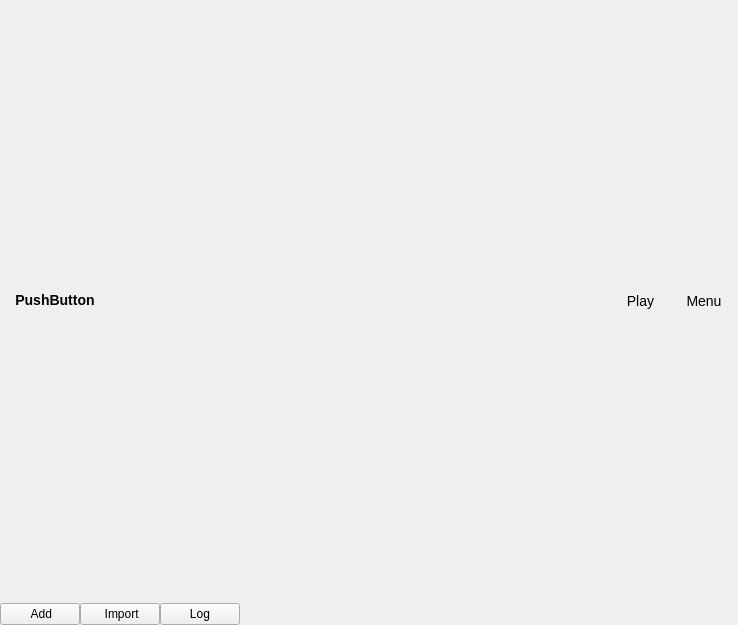
<?xml version="1.0" encoding="UTF-8"?>
<ui version="4.0">
 <class>mockBoard</class>
 <widget class="QWidget" name="mockBoard">
  <property name="geometry">
   <rect>
    <x>0</x>
    <y>0</y>
    <width>738</width>
    <height>625</height>
   </rect>
  </property>
  <property name="windowTitle">
   <string>Form</string>
  </property>
  <property name="styleSheet">
   <string notr="true"/>
  </property>
  <layout class="QVBoxLayout" name="verticalLayout_4" stretch="0,1,0">
   <property name="spacing">
    <number>0</number>
   </property>
   <property name="leftMargin">
    <number>0</number>
   </property>
   <property name="topMargin">
    <number>0</number>
   </property>
   <property name="rightMargin">
    <number>0</number>
   </property>
   <property name="bottomMargin">
    <number>0</number>
   </property>
   <item>
    <layout class="QVBoxLayout" name="mock_tool_bar_container">
     <property name="spacing">
      <number>0</number>
     </property>
     <item>
      <widget class="QFrame" name="mockActions">
       <property name="styleSheet">
        <string notr="true">#mockActions {padding: 0px;}</string>
       </property>
       <property name="frameShape">
        <enum>QFrame::Panel</enum>
       </property>
       <property name="frameShadow">
        <enum>QFrame::Raised</enum>
       </property>
       <property name="lineWidth">
        <number>0</number>
       </property>
       <layout class="QHBoxLayout" name="horizontalLayout_2">
        <property name="spacing">
         <number>1</number>
        </property>
        <property name="leftMargin">
         <number>10</number>
        </property>
        <property name="topMargin">
         <number>0</number>
        </property>
        <property name="rightMargin">
         <number>0</number>
        </property>
        <property name="bottomMargin">
         <number>2</number>
        </property>
        <item>
         <layout class="QHBoxLayout" name="mock_server_menu"/>
        </item>
        <item>
         <widget class="QPushButton" name="mock_server_selected_btn">
          <property name="toolTip">
           <string>Selected Mock Server</string>
          </property>
          <property name="toolTipDuration">
           <number>0</number>
          </property>
          <property name="layoutDirection">
           <enum>Qt::RightToLeft</enum>
          </property>
          <property name="styleSheet">
           <string notr="true">#mock_server_selected_btn{
    border: none;
    font-weight: bold;
    font-size: 14px;
}

#mock_server_selected_btn:hover{
    background: transparent;
    color: #ffffff;
}
</string>
          </property>
          <property name="text">
           <string> PushButton </string>
          </property>
          <property name="icon">
           <iconset>
            <normaloff>../assets/images/icons/dropdown.ico</normaloff>../assets/images/icons/dropdown.ico</iconset>
          </property>
          <property name="iconSize">
           <size>
            <width>25</width>
            <height>25</height>
           </size>
          </property>
         </widget>
        </item>
        <item>
         <spacer name="horizontalSpacer">
          <property name="orientation">
           <enum>Qt::Horizontal</enum>
          </property>
          <property name="sizeHint" stdset="0">
           <size>
            <width>40</width>
            <height>20</height>
           </size>
          </property>
         </spacer>
        </item>
        <item>
         <widget class="QFrame" name="mockTopActionsFrame">
          <property name="styleSheet">
           <string notr="true">QToolButton {
  border-radius: 0px;
  margin: 0px;
  padding: 10px 10px;
  font-size: 14px;
}
</string>
          </property>
          <layout class="QHBoxLayout" name="horizontalLayout_3">
           <property name="spacing">
            <number>1</number>
           </property>
           <property name="leftMargin">
            <number>0</number>
           </property>
           <property name="topMargin">
            <number>0</number>
           </property>
           <property name="rightMargin">
            <number>0</number>
           </property>
           <property name="bottomMargin">
            <number>0</number>
           </property>
           <item>
            <widget class="QToolButton" name="server_status_btn">
             <property name="toolTip">
              <string>Mock Environment Setting</string>
             </property>
             <property name="text">
              <string>Play</string>
             </property>
             <property name="icon">
              <iconset>
               <normaloff>../assets/images/icons/play.ico</normaloff>../assets/images/icons/play.ico</iconset>
             </property>
             <property name="iconSize">
              <size>
               <width>21</width>
               <height>21</height>
              </size>
             </property>
             <property name="toolButtonStyle">
              <enum>Qt::ToolButtonIconOnly</enum>
             </property>
            </widget>
           </item>
           <item>
            <widget class="QToolButton" name="mock_toggle_endpoints_btn">
             <property name="toolTip">
              <string>Toggle Endpoint List</string>
             </property>
             <property name="styleSheet">
              <string notr="true"/>
             </property>
             <property name="text">
              <string>Menu</string>
             </property>
             <property name="icon">
              <iconset>
               <normaloff>../assets/images/icons/view.ico</normaloff>../assets/images/icons/view.ico</iconset>
             </property>
             <property name="iconSize">
              <size>
               <width>21</width>
               <height>21</height>
              </size>
             </property>
            </widget>
           </item>
          </layout>
         </widget>
        </item>
       </layout>
      </widget>
     </item>
    </layout>
   </item>
   <item>
    <layout class="QHBoxLayout" name="horizontalLayout">
     <property name="spacing">
      <number>0</number>
     </property>
     <property name="leftMargin">
      <number>0</number>
     </property>
     <property name="topMargin">
      <number>0</number>
     </property>
     <property name="rightMargin">
      <number>0</number>
     </property>
     <property name="bottomMargin">
      <number>0</number>
     </property>
     <item>
      <widget class="QFrame" name="endpointViewPanel">
       <property name="sizePolicy">
        <sizepolicy hsizetype="Fixed" vsizetype="Preferred">
         <horstretch>0</horstretch>
         <verstretch>0</verstretch>
        </sizepolicy>
       </property>
       <property name="minimumSize">
        <size>
         <width>0</width>
         <height>0</height>
        </size>
       </property>
       <property name="maximumSize">
        <size>
         <width>16777215</width>
         <height>16777215</height>
        </size>
       </property>
       <property name="contextMenuPolicy">
        <enum>Qt::CustomContextMenu</enum>
       </property>
       <property name="autoFillBackground">
        <bool>false</bool>
       </property>
       <property name="styleSheet">
        <string notr="true"/>
       </property>
       <property name="frameShape">
        <enum>QFrame::NoFrame</enum>
       </property>
       <property name="frameShadow">
        <enum>QFrame::Raised</enum>
       </property>
       <property name="lineWidth">
        <number>1</number>
       </property>
       <layout class="QVBoxLayout" name="verticalLayout">
        <property name="spacing">
         <number>0</number>
        </property>
        <property name="leftMargin">
         <number>0</number>
        </property>
        <property name="topMargin">
         <number>0</number>
        </property>
        <property name="rightMargin">
         <number>0</number>
        </property>
        <property name="bottomMargin">
         <number>0</number>
        </property>
        <item>
         <layout class="QVBoxLayout" name="endpoint_container" stretch="0,0">
          <property name="spacing">
           <number>0</number>
          </property>
          <property name="leftMargin">
           <number>0</number>
          </property>
          <property name="topMargin">
           <number>0</number>
          </property>
          <property name="rightMargin">
           <number>0</number>
          </property>
          <property name="bottomMargin">
           <number>0</number>
          </property>
          <item>
           <layout class="QVBoxLayout" name="endpoints_placeholder"/>
          </item>
          <item>
           <widget class="QFrame" name="mockactionlayout">
            <property name="lineWidth">
             <number>0</number>
            </property>
            <layout class="QHBoxLayout" name="horizontalLayout_5">
             <property name="spacing">
              <number>0</number>
             </property>
             <property name="leftMargin">
              <number>0</number>
             </property>
             <property name="topMargin">
              <number>0</number>
             </property>
             <property name="rightMargin">
              <number>0</number>
             </property>
             <property name="bottomMargin">
              <number>0</number>
             </property>
             <item>
              <widget class="QPushButton" name="add_mock_btn">
               <property name="toolTip">
                <string>Add Mock</string>
               </property>
               <property name="layoutDirection">
                <enum>Qt::LeftToRight</enum>
               </property>
               <property name="text">
                <string> Add</string>
               </property>
               <property name="icon">
                <iconset>
                 <normaloff>../assets/images/icons/add.ico</normaloff>../assets/images/icons/add.ico</iconset>
               </property>
              </widget>
             </item>
             <item>
              <widget class="QPushButton" name="import_mock_btn">
               <property name="toolTip">
                <string>Import Mock</string>
               </property>
               <property name="text">
                <string> Import</string>
               </property>
               <property name="icon">
                <iconset>
                 <normaloff>../assets/images/icons/import.ico</normaloff>../assets/images/icons/import.ico</iconset>
               </property>
              </widget>
             </item>
             <item>
              <widget class="QPushButton" name="log_view_btn">
               <property name="toolTip">
                <string>View Log</string>
               </property>
               <property name="toolTipDuration">
                <number>0</number>
               </property>
               <property name="text">
                <string>Log</string>
               </property>
               <property name="icon">
                <iconset>
                 <normaloff>../assets/images/icons/log.ico</normaloff>../assets/images/icons/log.ico</iconset>
               </property>
              </widget>
             </item>
            </layout>
           </widget>
          </item>
         </layout>
        </item>
       </layout>
      </widget>
     </item>
     <item>
      <widget class="QFrame" name="frame">
       <property name="styleSheet">
        <string notr="true"/>
       </property>
       <property name="frameShape">
        <enum>QFrame::NoFrame</enum>
       </property>
       <property name="frameShadow">
        <enum>QFrame::Raised</enum>
       </property>
       <layout class="QVBoxLayout" name="verticalLayout_5">
        <property name="leftMargin">
         <number>10</number>
        </property>
        <property name="topMargin">
         <number>10</number>
        </property>
        <property name="rightMargin">
         <number>10</number>
        </property>
        <property name="bottomMargin">
         <number>10</number>
        </property>
        <item>
         <layout class="QVBoxLayout" name="mock_content_view">
          <property name="spacing">
           <number>0</number>
          </property>
         </layout>
        </item>
       </layout>
      </widget>
     </item>
     <item>
      <layout class="QVBoxLayout" name="mock_right_size"/>
     </item>
    </layout>
   </item>
   <item>
    <layout class="QVBoxLayout" name="mock_content_log">
     <property name="spacing">
      <number>0</number>
     </property>
    </layout>
   </item>
  </layout>
 </widget>
 <resources/>
 <connections/>
</ui>
